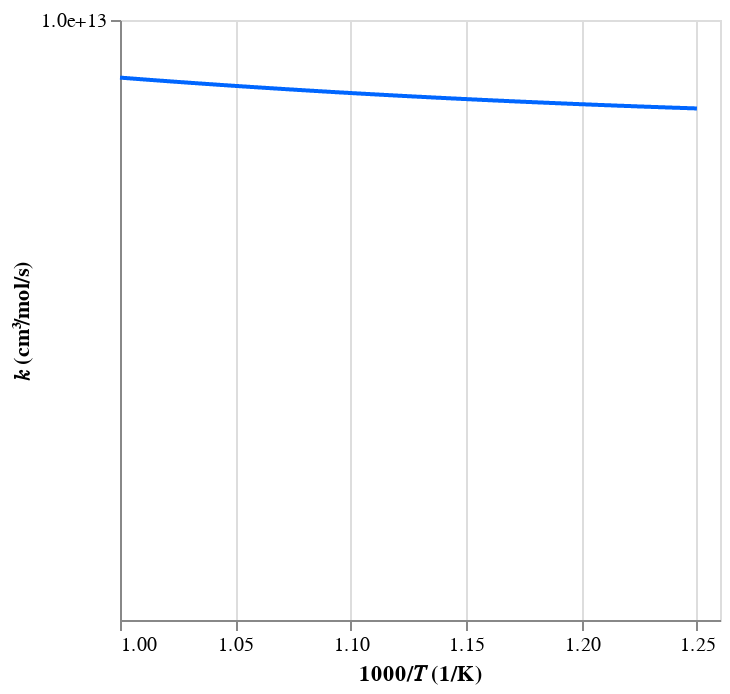

This figure's notebook cell:
### Code cell
import autochem as ac

fit_str = """
C5H8(522) + OH(4) = C5H7(500) + H2O(5)          3.067E+06     1.955    -2527
  PLOG /                            1.000E-01   2.159E+06     2.019    -2737 /
  PLOG /                            1.000E+00   3.067E+06     1.955    -2527 /
  PLOG /                            1.000E+01   8.012E+06     1.807    -1961 /
  PLOG /                            1.000E+02   3.286E+07     1.555     -744 /
! Fitting errors and ranges:
! 1.00e-01 atm: fit betw. 500 and 2000 K, MeanAbsErr of 0.4%, MaxAbsErr of 1.2%
! 1.00e+00 atm: fit betw. 500 and 2000 K, MeanAbsErr of 0.5%, MaxAbsErr of 1.4%
! 1.00e+01 atm: fit betw. 500 and 2000 K, MeanAbsErr of 0.8%, MaxAbsErr of 1.9%
! 1.00e+02 atm: fit betw. 500 and 2000 K, MeanAbsErr of 0.9%, MaxAbsErr of 2.4%
"""

fit = ac.rate.from_chemkin_string(fit_str).rate
ac.rate.data.display(fit, T_range=(800, 1000))

### Figure 1 — Vega-Lite specification as saved in the notebook (floating-point values rounded to 4 significant figures; data arrays with more than 128 entries replaced by an {"elided": "..."} marker saying what was removed)
{"config": {"view": {"continuousWidth": 300, "continuousHeight": 300}}, "data": {"name": "data-9ed0a30855752b94798429e36ff8ddac"}, "mark": {"type": "line"}, "encoding": {"color": {"value": "#0066ff"}, "x": {"field": "x", "scale": {"zero": false}, "title": "1000/𝑇 (1/K)", "type": "quantitative"}, "y": {"axis": {"format": ".1e", "values": [10000000000000, 100000000000000]}, "field": "value", "scale": {"type": "log"}, "title": "𝑘 (cm³/mol/s)", "type": "quantitative"}}, "transform": [{"fold": ["k1"]}], "$schema": "https://vega.github.io/schema/vega-lite/v5.20.1.json", "datasets": {"data-9ed0a30855752b94798429e36ff8ddac": {"elided": "1000 records"}}}
